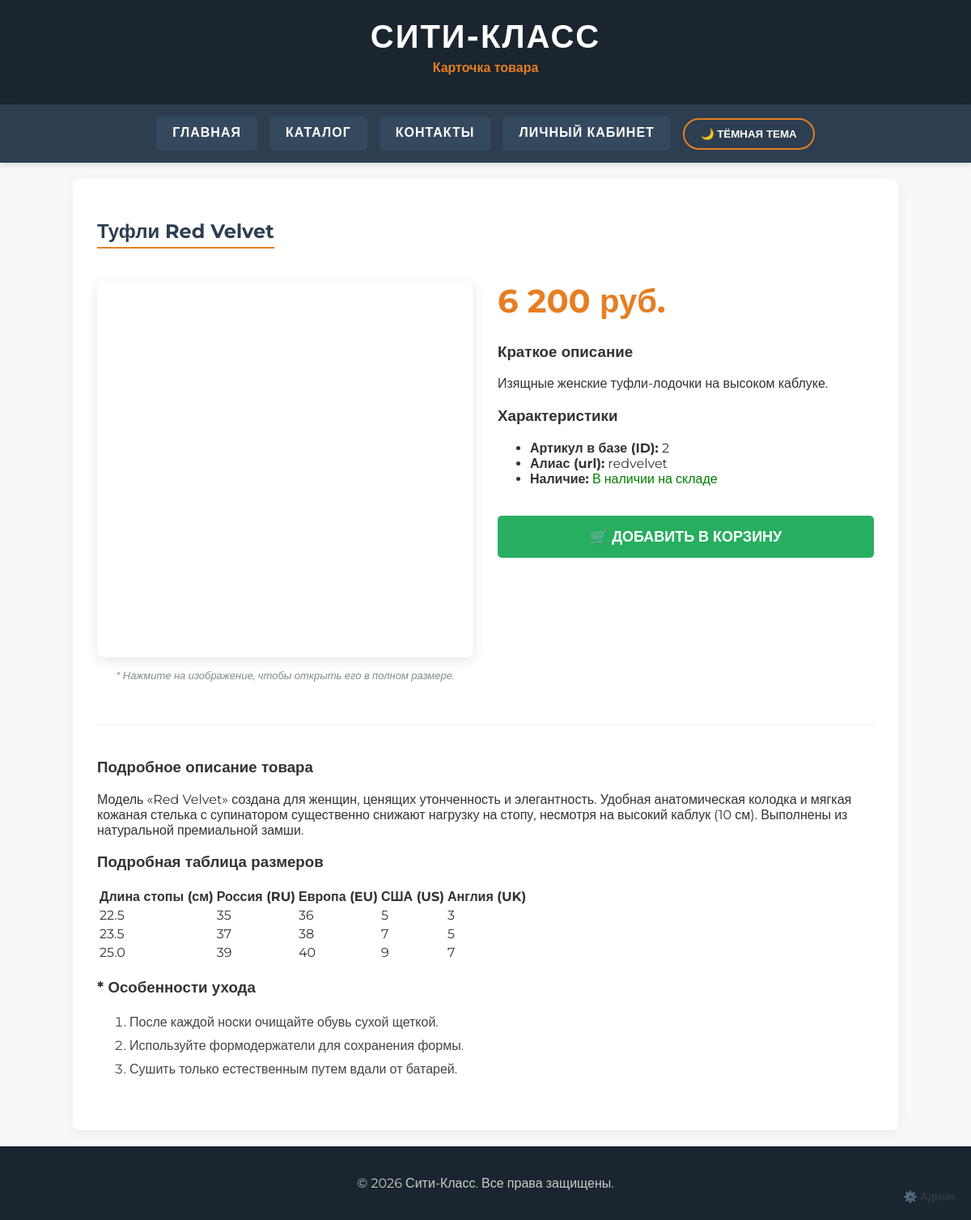
/product.php?id=2, run on the app's committed database.
### tables this page shows
CREATE TABLE IF NOT EXISTS `product` (
  `id` int(11) NOT NULL AUTO_INCREMENT,
  `manufacturer_id` smallint(6) NOT NULL DEFAULT 1,
  `name` varchar(255) NOT NULL,
  `alias` varchar(255) NOT NULL,
  `short_description` text NOT NULL,
  `description` text NOT NULL,
  `price` decimal(20,2) NOT NULL,
  `image` LONGTEXT NOT NULL,
  `available` smallint(1) NOT NULL DEFAULT '1',
  `meta_keywords` varchar(255) NOT NULL DEFAULT '',
  `meta_description` varchar(255) NOT NULL DEFAULT '',
  `meta_title` varchar(255) NOT NULL DEFAULT '',
  PRIMARY KEY (`id`)
);

### product.php (the view, shortened to what this page needs)
<?php
require_once 'db.php';
$id = isset($_GET['id']) ? intval($_GET['id']) : 0;
$sql = "SELECT * FROM product WHERE id = $id";
$result = mysqli_query($conn, $sql);
$product = mysqli_fetch_assoc($result);
$name_lower = mb_strtolower($product['name']);
$table_type = 'mens';
if (strpos($name_lower, 'кроссовки') !== false || strpos($name_lower, 'спорт') !== false) $table_type = 'sport';
elseif (strpos($name_lower, 'женск') !== false || strpos($name_lower, 'туфли red') !== false) $table_type = 'womens';
?>
<!DOCTYPE html>
<html lang="ru">
<head>
    <link rel="stylesheet" href="style.css">
</head>
<body class="product-page">
    <header>
        <h1>СИТИ-КЛАСС</h1>
        <p>Карточка товара</p>
    </header>
    <nav>
        <ul>
            <li><a href="index.php">Главная</a></li>
            <li><a href="catalog.php">Каталог</a></li>
            <li><a href="contacts.php">Контакты</a></li>
            <li><a href="login.php">Личный кабинет</a></li>
            <li><button id="theme-toggle" class="theme-btn">🌙 Тёмная тема</button></li>
        </ul>
    </nav>
    <main>
        <h2><?= htmlspecialchars($product['name']) ?></h2>
        <div style="display:flex; gap:30px; flex-wrap:wrap; margin-top:20px;">
            <div class="product-image-container" style="flex:1; min-width:300px; text-align: center;">
                <a href="<?= $product['image'] ?>" target="_blank" title="Увеличить">
                    <img src="<?= $product['image'] ?>" alt="<?= htmlspecialchars($product['name']) ?>" style="width:100%; max-width:500px; border-radius:8px; box-shadow:0 4px 15px rgba(0,0,0,0.1);">
                </a>
                <p style="font-size: 13px; color: #7f8c8d; margin-top: 10px;"><em>* Нажмите на изображение, чтобы открыть его в полном размере.</em></p>
            </div>
            <div style="flex:1; min-width:300px;">
                <h1 style="color:#e67e22; margin-top:0; font-size: 2.5em;"><?= number_format($product['price'], 0, ',', ' ') ?> руб.</h1>
                <h3>Краткое описание</h3>
                <p class="short-desc"><?= htmlspecialchars($product['short_description']) ?></p>
                <h3>Характеристики</h3>
                <ul class="char-list">
                    <li><strong>Артикул в базе (ID):</strong> <?= $product['id'] ?></li>
                    <li><strong>Алиас (url):</strong> <?= htmlspecialchars($product['alias']) ?></li>
                    <li><strong>Наличие:</strong> <?= $product['available'] ? '<span style="color:green;">В наличии на складе</span>' : '<span style="color:red;">Нет в наличии</span>' ?></li>
                </ul>
                <button style="width:100%; padding:15px; background-color:#27ae60; color:white; border:none; border-radius:5px; cursor:pointer; font-size:18px; font-weight:bold; margin-top:20px; transition: 0.3s;">
                    🛒 ДОБАВИТЬ В КОРЗИНУ
                </button>
            </div>
        </div>
        <hr style="margin: 40px 0;">
        <h3>Подробное описание товара</h3>
        <p class="detailed-desc"><?= nl2br(htmlspecialchars($product['description'])) ?></p>
        <h3>Подробная таблица размеров</h3>
        <div class="table-container">
            <table>
                <thead>
                    <tr><th>Длина стопы (см)</th><th>Россия (RU)</th><th>Европа (EU)</th><th>США (US)</th><th>Англия (UK)</th></tr>
                </thead>
                <tbody>
                    <?php if ($table_type == 'mens'): ?>
                        <tr><td>26.5</td><td>40</td><td>41</td><td>8</td><td>7</td></tr>
                        <tr><td>28.5</td><td>42</td><td>43</td><td>10</td><td>9</td></tr>
                        <tr><td>30.5</td><td>44</td><td>45</td><td>12</td><td>11</td></tr>
                    <?php elseif ($table_type == 'womens'): ?>
                        <tr><td>22.5</td><td>35</td><td>36</td><td>5</td><td>3</td></tr>
                        <tr><td>23.5</td><td>37</td><td>38</td><td>7</td><td>5</td></tr>
                        <tr><td>25.0</td><td>39</td><td>40</td><td>9</td><td>7</td></tr>
                    <?php elseif ($table_type == 'sport'): ?>
                        <tr><td>24.0</td><td>37</td><td>38</td><td>6</td><td>5.5</td></tr>
                        <tr><td>26.5</td><td>40</td><td>41</td><td>8.5</td><td>7.5</td></tr>
                        <tr><td>28.0</td><td>42</td><td>43</td><td>10</td><td>9</td></tr>
                    <?php endif; ?>
                </tbody>
            </table>
        </div>
        <h3>* Особенности ухода</h3>
        <ol style="color: #484343; line-height: 1.8; margin-bottom: 30px;">
            <li>После каждой носки очищайте обувь сухой щеткой.</li>
            <li>Используйте формодержатели для сохранения формы.</li>
            <li>Сушить только естественным путем вдали от батарей.</li>
        </ol>
    </main>
    <footer style="position: relative;">
        <p>&copy; 2026 Сити-Класс. Все права защищены.</p>
        <a href="admin.php" title="Панель администратора" style="position: absolute; right: 20px; bottom: 20px; color: #555; text-decoration: none; font-size: 14px; opacity: 0.5; transition: opacity 0.3s;">⚙️ Админ</a>
    </footer>
</body>
</html>

### style.css (style rules this page uses)
body { font-family: 'Montserrat', sans-serif; margin: 0; padding: 0; background-color: #f8f8f8; color: #333; display: flex; flex-direction: column; min-height: 100vh; transition: background-color 0.3s ease, color 0.3s ease; }
main { flex: 1; width: 80%; max-width: 1200px; margin: 20px auto; padding: 30px; background-color: #fff; box-shadow: 0 4px 15px rgba(0,0,0,0.05); border-radius: 8px; }
header { background-color: #1a252f; color: #fff; text-align: center; padding: 20px 0; }
header h1 { margin: 0; font-size: 2.5em; letter-spacing: 2px; }
header p { color: #e67e22; font-weight: 600; margin-top: 5px; }
nav { background-color: #2c3e50; box-shadow: 0 4px 6px rgba(0,0,0,0.1); }
nav ul { list-style-type: none; text-align: center; margin: 0; padding: 15px 0; display: flex; justify-content: center; align-items: center; flex-wrap: wrap; gap: 15px; }
nav ul li a { display: block; color: #ffffff; background-color: #34495e; padding: 10px 20px; border-radius: 5px; font-size: 16px; font-weight: 600; text-decoration: none; text-transform: uppercase; letter-spacing: 1px; transition: all 0.3s ease; border-bottom: 3px solid transparent; }
.theme-btn { background: transparent; border: 2px solid #e67e22; color: #fff; padding: 10px 20px; border-radius: 25px; cursor: pointer; font-weight: 600; text-transform: uppercase; transition: all 0.3s ease; }
h2 { color: #2c3e50; border-bottom: 2px solid #e67e22; padding-bottom: 5px; display: inline-block; }
hr { border: 0; height: 1px; background: #eee; margin: 20px 0; }
footer { background-color: #1a252f; color: #ccc; text-align: center; padding: 20px 0; margin-top: auto; }

### data on the page
product: name "Туфли Red Velvet", image (picture), price "6 200", short_description "Изящные женские туфли-лодочки на высоком каблуке.", id "2", alias "redvelvet", description "Модель «Red Velvet» создана для женщин, ценящих утонченность и элегантность. Удобная анатомическая колодка и мягкая кожаная стелька с супинатором существенно снижают нагрузку на стопу, несмотря на высокий каблук (10 см). Выполнены из натуральной премиальной замши."
